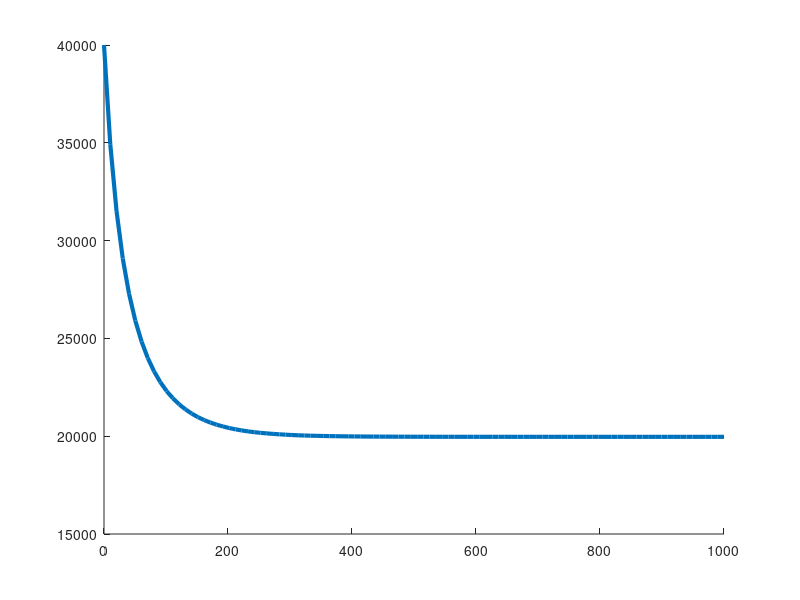

The MATLAB source for this figure: (Note: this script raises an error after producing the figure.)
%variables i want to play with
    %alphaVal = 0.00155; %10nM val
    alphaVal = 0.0005175; %30nM val
    ic50Conc = 30;

%variables that are set
    initCondX1 = 40000;
    gammaVal = 0.031;
    kappa = initCondX1;


tSpan = linspace(0, 1000, 100);
[t, x] = ode45(@(t, x) gammaVal*x*(1-x/kappa) - (alphaVal*x*ic50Conc), tSpan, initCondX1);

figure(1)
hold on;
plot(t, x, 'LineWidth', 3)
yline((0.5*initCondX1), 'LineWidth', 2, 'LineStyle','--', 'Color', '#ccc')
xlabel("hours", 'FontSize', 18)
ylabel("cell number", 'FontSize', 18)
axis([0 inf 0 inf])
title(sprintf("Alpha Val to IC50 comp - %s for alpha", num2str(alphaVal)));
set(gcf, 'units', 'points', 'position', [10, 10, 1080, 864]); %points = 1/72", ~8" here?
set(gca, 'FontSize', 16)
hold off;


% function dx = justNaive(t, x)
%     dx = 0;
%     dx(1) = gammaVal* x(1) .* (1 - x(1)/kappa) - (alphaVal * x(1) * ic50Conc);
% end